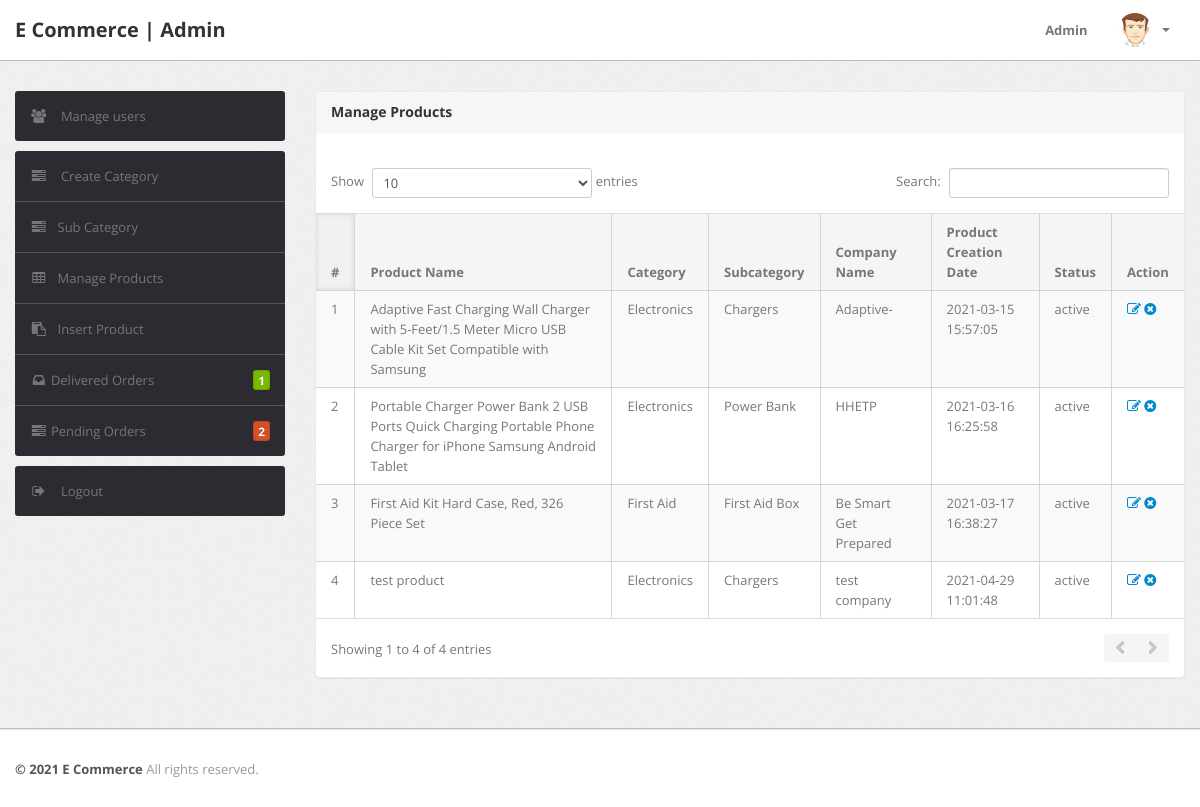
/admin/manage-products.php (signed in), run on the app's committed database.
### tables this page shows
CREATE TABLE `products` (
  `id` int(11) NOT NULL,
  `productName` varchar(255) DEFAULT NULL,
  `productCompany` varchar(255) DEFAULT NULL,
  `productPrice` int(11) DEFAULT NULL,
  `productDescription` longtext DEFAULT NULL,
  `productImage1` varchar(255) DEFAULT NULL,
  `productImage2` varchar(255) DEFAULT NULL,
  `productImage3` varchar(255) DEFAULT NULL,
  `category` int(11) NOT NULL,
  `subCategory` int(11) DEFAULT NULL,
  `userId` int(11) NOT NULL,
  `productAvailability` varchar(255) DEFAULT NULL,
  `postingDate` timestamp NULL DEFAULT current_timestamp(),
  `sale_status` varchar(50) DEFAULT NULL,
  `updationDate` varchar(255) DEFAULT NULL,
  `status` varchar(100) NOT NULL DEFAULT 'active'
);

CREATE TABLE `category` (
  `id` int(11) NOT NULL,
  `categoryName` varchar(255) DEFAULT NULL,
  `categoryDescription` longtext DEFAULT NULL,
  `creationDate` timestamp NOT NULL DEFAULT current_timestamp(),
  `updationDate` varchar(255) DEFAULT NULL
);

CREATE TABLE `subcategory` (
  `id` int(11) NOT NULL,
  `categoryid` int(11) DEFAULT NULL,
  `subcategory` varchar(255) DEFAULT NULL,
  `creationDate` timestamp NULL DEFAULT current_timestamp(),
  `updationDate` varchar(255) DEFAULT NULL
);

### admin/manage-products.php (the view, shortened to what this page needs)
<?php
include '../includes/config.php';
if (strlen($_SESSION['alogin']) == 0) {
    header('location:index.php');
} else {
    ?>
<!DOCTYPE html>
<html lang="en">
<head>
    <?php include 'include/header-files.php';?>
</head>
<body>
    <?php include 'include/header.php';?>
    <div class="wrapper">
        <div class="container">
            <div class="row">
                <?php include 'include/sidebar.php';?>
                <div class="span9">
                    <div class="content">
                        <div class="module">
                            <div class="module-head">
                                <h3>Manage Products</h3>
                            </div>
                            <div class="module-body table">
                                <br />
                                <table cellpadding="0" cellspacing="0" border="0"
                                    class="datatable-1 table table-bordered table-striped	 display" width="100%">
                                    <thead>
                                        <tr>
                                            <th>#</th>
                                            <th>Product Name</th>
                                            <th>Category </th>
                                            <th>Subcategory</th>
                                            <th>Company Name</th>
                                            <th>Product Creation Date</th>
                                            <th>Status</th>
                                            <th>Action</th>
                                        </tr>
                                    </thead>
                                    <tbody>
                                        <?php $query = mysqli_query($con, "select products.*,category.categoryName,subcategory.subcategory from products join category on category.id=products.category join subcategory on subcategory.id=products.subCategory");
    $cnt = 1;
    while ($row = mysqli_fetch_array($query)) {
        ?>
                                        <tr>
                                            <td><?php echo htmlentities($cnt); ?></td>
                                            <td><?php echo htmlentities($row['productName']); ?></td>
                                            <td><?php echo htmlentities($row['categoryName']); ?></td>
                                            <td> <?php echo htmlentities($row['subcategory']); ?></td>
                                            <td><?php echo htmlentities($row['productCompany']); ?></td>
                                            <td><?php echo htmlentities($row['postingDate']); ?></td>
                                            <td><?php echo htmlentities($row['status']); ?></td>
                                            <td>
                                                <a href="edit-products.php?id=<?php echo $row['id'] ?>"><i
                                                        class="icon-edit"></i></a>
                                                <a href="manage-products.php?id=<?php echo $row['id'] ?>&del=delete"
                                                    onClick="return confirm('Are you sure you want to delete?')"><i
                                                        class="icon-remove-sign"></i></a>
                                            </td>
                                        </tr>
                                        <?php $cnt = $cnt + 1;}?>
                                </table>
                            </div>
                        </div>
                    </div>
                </div>
            </div>
        </div>
    </div>
    <?php include 'include/footer.php';?>
</body>
<?php }?>

### data on the page
products: productName "Adaptive Fast Charging Wall Charger with 5-Feet/1.5 Meter Micro USB Cable Kit Set Compatible with Samsung", category.categoryName "Electronics", subcategory.subcategory "Chargers", productCompany "Adaptive-", postingDate "2021-03-15 15:57:05", status "active"
products: productName "Portable Charger Power Bank 2 USB Ports Quick Charging Portable Phone Charger for iPhone Samsung Android Tablet", category.categoryName "Electronics", subcategory.subcategory "Power Bank", productCompany "HHETP", postingDate "2021-03-16 16:25:58", status "active"
products: productName "First Aid Kit Hard Case, Red, 326 Piece Set", category.categoryName "First Aid", subcategory.subcategory "First Aid Box", productCompany "Be Smart Get Prepared", postingDate "2021-03-17 16:38:27", status "active"
products: productName "test product", category.categoryName "Electronics", subcategory.subcategory "Chargers", productCompany "test company", postingDate "2021-04-29 11:01:48", status "active"

### other printed values
$num1 "1"
$num "2"
